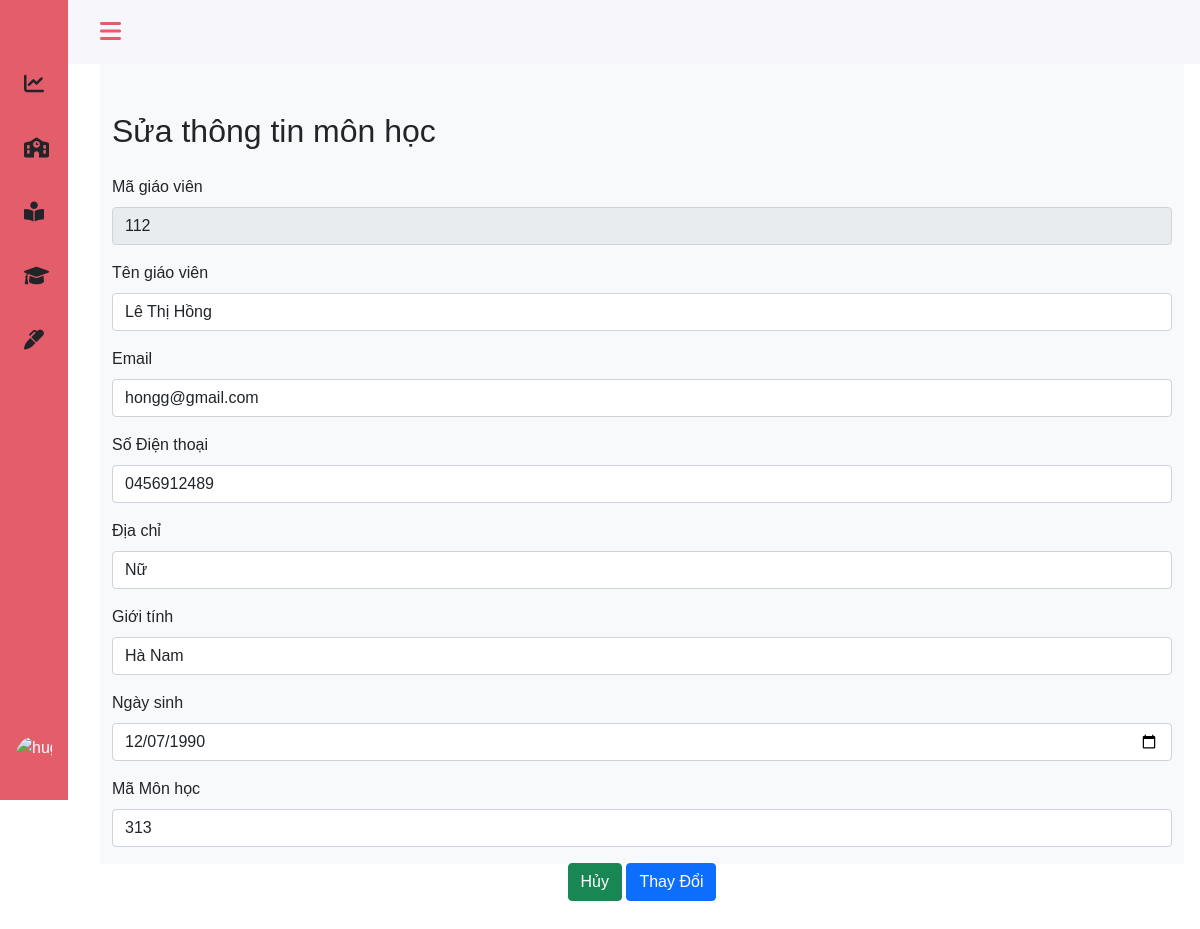
The app's page /admin/edit-teacher.php?id=112 with its own data.
### tables this page shows
CREATE TABLE `teachers` (
  `teach_id` int(10) NOT NULL,
  `teach_name` varchar(30) NOT NULL,
  `teach_email` varchar(100) DEFAULT NULL,
  `teach_phone` tinytext NOT NULL,
  `teach_address` varchar(20) NOT NULL,
  `teach_gender` varchar(10) DEFAULT NULL,
  `teach_birth` date DEFAULT NULL,
  `sb_id` int(11) NOT NULL
);

CREATE TABLE `subjects` (
  `sb_id` int(10) NOT NULL,
  `sb_name` varchar(30) NOT NULL
);

### admin/edit-teacher.php (the view, shortened to what this page needs)
<?php
include 'headerad.php';
include '../config.php';
$id = $_GET['id']
?>
<main>
    <?php
    $sql = "SELECT * FROM teachers t, subjects sb WHERE t.teach_id = $id AND t.sb_id = sb.sb_id ";
    $result = mysqli_query($conn, $sql);
    if (mysqli_num_rows($result) > 0) {
        $row = mysqli_fetch_assoc($result);
        $teachname = $row['teach_name'];
        $teachemail = $row['teach_email'];
        $teachphone = $row['teach_phone'];
        $teachaddress = $row['teach_address'];
        $teachgender = $row['teach_gender'];
        $teachbirth = $row['teach_birth'];
        $subjectid = $row['sb_id'];
    }
    ?>
    <div class="height-100 bg-light">
        <div class="col py-3  ">
            <div class="container ">
                <div class="row mt-3 pt-3  border-bottom border-light">
                    <div class="col-md-6">
                        <h2>Sửa thông tin môn học</h2>
                    </div>
                </div>
            </div>
            <div class="container-fluid py-3" style="width:100% ; overflow: auto; height: auto;">
                <form method="POST">
                    <div class="mb-3">
                        <label for="teachid" class="form-label">Mã giáo viên</label>
                        <input type="text" class="form-control" disabled name="teachid" id="teachid" value="<?php echo $id ?>">
                    </div>
                    <div class="mb-3">
                        <label for="teachname" class="form-label">Tên giáo viên</label>
                        <input type="text" class="form-control" name="teachname" id="teachname" value="<?php echo $teachname ?>">
                    </div>
                    <div class="mb-3">
                        <label for="teachemail" class="form-label">Email</label>
                        <input type="text" class="form-control" name="teachemail" id="teachemail" value="<?php echo $teachemail ?>">
                    </div>
                    <div class="mb-3">
                        <label for="teachphone" class="form-label">Số Điện thoại</label>
                        <input type="tel" class="form-control" name="teachphone" id="teachphone" value="<?php echo $teachphone ?>">
                    </div>
                    <div class="mb-3">
                        <label for="teachaddress" class="form-label">Địa chỉ</label>
                        <input type="text" class="form-control" name="teachaddress" id="teachaddress" value="<?php echo $teachaddress ?>">
                    </div>
                    <div class="mb-3">
                        <label for="teachgender" class="form-label">Giới tính</label>
                        <input type="text" class="form-control" name="teachgender" id="teachgender" value="<?php echo $teachgender ?>">
                    </div>
                    <div class="mb-3">
                        <label for="teachbirth" class="form-label">Ngày sinh </label>
                        <input type="date" class="form-control" name="teachbirth" id="teachbirth" value="<?php echo $teachbirth ?>">
                    </div>
                    <div class="mb-3">
                        <label for="subjectid" class="form-label">Mã Môn học</label>
                        <input type="text" class="form-control" name="subjectid" id="subjectid" value="<?php echo $subjectid ?>">
                    </div>
                    <div class="text-center">
                        <a class="btn btn-success" href="teacher.php">Hủy</a>
                        <button type="submit" class="btn btn-primary" name="btnSave">Thay Đổi</button>
                    </div>
                </form>
            </div>
        </div>
    </div>
</main>
<?php
include 'footerad.php'
?>

### assets/css/style.css (style rules this page uses)
* { padding: 0; margin: 0; box-sizing: border-box; }
:root { --header-height: 3rem; --nav-width: 68px; --first-color: #4723D9; --first-color-light: #AFA5D9; --white-color: #F7F6FB; --body-font: 'Nunito', sans-serif; --normal-font-size: 1rem; --z-fixed: 100 }
body { position: relative; margin: var(--header-height) 0 0 0; padding: 0 1rem; font-family: var(--body-font); font-size: var(--normal-font-size); transition: .5s }
a { text-decoration: none }
.height-100 { height: 100vh }
@media screen and (min-width: 768px) { body { margin: calc(var(--header-height) + 1rem) 0 0 0; padding-left: calc(var(--nav-width) + 2rem) } }

### records on screen
teachers: teachname "Lê Thị Hồng", teachemail "hongg@gmail.com", teachphone "0456912489", teachaddress "Nữ", teachgender "Hà Nam", teachbirth "12/07/1990", subjectid "313"
